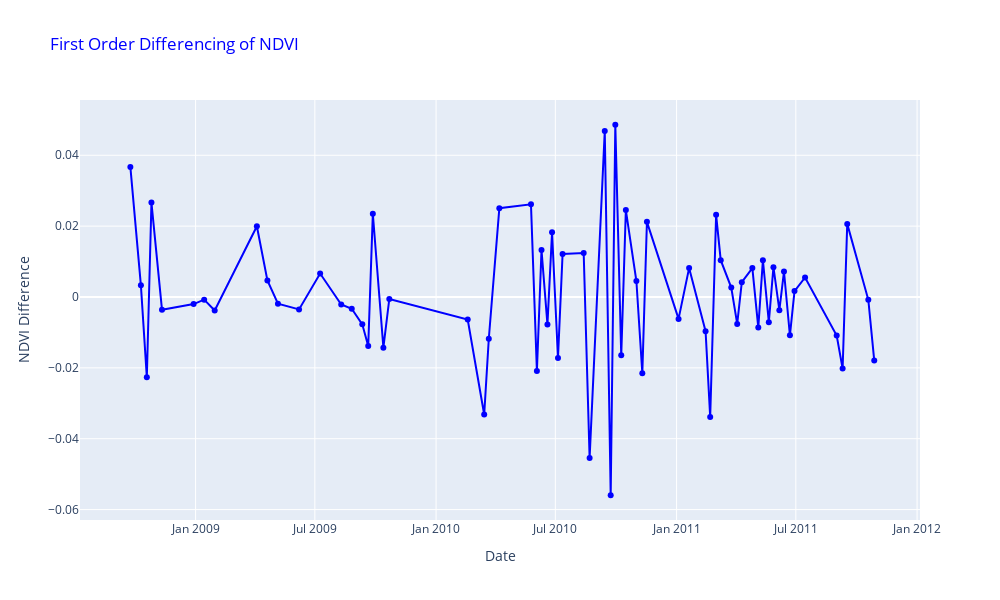

Notebook source saved alongside this figure:
### Markdown cell above
## Stationarity and the Augmented Dickey-Fuller Test

We're dealing with **time series data** here, which means we have to check if our data is *stationary*. A stationary time series is one where statistical properties — like mean and variance — are constant over time.

### Code cell
from statsmodels.tsa.stattools import adfuller

ndvi_df['ndvi_diff'] = ndvi_df['ndvi'].diff()

def plot_ndvi_diff(df, title='First Order Differencing of NDVI'):
    """Plot NDVI first-order difference over time given a DataFrame.

    Args:
    df (pandas.DataFrame): DataFrame containing 'date' and 'ndvi_diff' columns.
    title (str): Title of the plot. Defaults to 'First Order Differencing of NDVI'.
    """
    fig = plotly.graph_objects.Figure()

    fig.add_trace(
        plotly.graph_objects.Scatter(
            x=df.index, 
            y=df['ndvi_diff'], 
            mode='lines+markers',
            line=dict(color='blue'), 
            marker=dict(color='blue')
        )
    )
    
    fig.update_layout(
        title={'text': title, 'font': {'color': 'blue'}},
        xaxis_title="Date",
        yaxis_title="NDVI Difference",
        autosize=False,
        width=1000,
        height=600,
    )
    
    fig.show()

plot_ndvi_diff(ndvi_df)

result = adfuller(ndvi_df['ndvi_diff'].dropna())
print(f'ADF Statistic: {result[0]}')
print(f'p-value: {result[1]}')

### Figure 1 — Plotly figure (JSON) as saved in the notebook; plotly's stock layout.template omitted (floating-point values rounded to 4 significant figures)
{"data": [{"line": {"color": "blue"}, "marker": {"color": "blue"}, "mode": "lines+markers", "type": "scatter", "x": ["2008-09-17T00:00:00", "2008-09-24T00:00:00", "2008-10-10T00:00:00", "2008-10-19T00:00:00", "2008-10-26T00:00:00", "2008-11-11T00:00:00", "2008-12-29T00:00:00", "2009-01-14T00:00:00", "2009-01-30T00:00:00", "2009-04-04T00:00:00", "2009-04-20T00:00:00", "2009-05-06T00:00:00", "2009-06-07T00:00:00", "2009-07-09T00:00:00", "2009-08-10T00:00:00", "2009-08-26T00:00:00", "2009-09-11T00:00:00", "2009-09-20T00:00:00", "2009-09-27T00:00:00", "2009-10-13T00:00:00", "2009-10-22T00:00:00", "2010-02-18T00:00:00", "2010-03-15T00:00:00", "2010-03-22T00:00:00", "2010-04-07T00:00:00", "2010-05-25T00:00:00", "2010-06-03T00:00:00", "2010-06-10T00:00:00", "2010-06-19T00:00:00", "2010-06-26T00:00:00", "2010-07-05T00:00:00", "2010-07-12T00:00:00", "2010-08-13T00:00:00", "2010-08-22T00:00:00", "2010-09-14T00:00:00", "2010-09-23T00:00:00", "2010-09-30T00:00:00", "2010-10-09T00:00:00", "2010-10-16T00:00:00", "2010-11-01T00:00:00", "2010-11-10T00:00:00", "2010-11-17T00:00:00", "2011-01-04T00:00:00", "2011-01-20T00:00:00", "2011-02-14T00:00:00", "2011-02-21T00:00:00", "2011-03-02T00:00:00", "2011-03-09T00:00:00", "2011-03-25T00:00:00", "2011-04-03T00:00:00", "2011-04-10T00:00:00", "2011-04-26T00:00:00", "2011-05-05T00:00:00", "2011-05-12T00:00:00", "2011-05-21T00:00:00", "2011-05-28T00:00:00", "2011-06-06T00:00:00", "2011-06-13T00:00:00", "2011-06-22T00:00:00", "2011-06-29T00:00:00", "2011-07-15T00:00:00", "2011-09-01T00:00:00", "2011-09-10T00:00:00", "2011-09-17T00:00:00", "2011-10-19T00:00:00", "2011-10-28T00:00:00"], "y": [null, 0.0367, 0.003282, -0.02264, 0.02666, -0.003588, -0.001997, -0.0007449, -0.003809, 0.01996, 0.004688, -0.001881, -0.003501, 0.006628, -0.002114, -0.003329, -0.007713, -0.01385, 0.0235, -0.0143, -0.0005584, -0.006343, -0.03316, -0.01177, 0.02508, 0.02615, -0.02089, 0.01323, -0.007736, 0.01824, -0.01722, 0.01212, 0.01242, -0.04542, 0.04684, -0.05596, 0.04862, -0.01647, 0.02454, 0.004512, -0.02149, 0.02121, -0.006184, 0.008159, -0.009661, -0.03386, 0.0232, 0.01039, 0.002669, -0.007609, 0.004164, 0.008169, -0.008633, 0.01039, -0.007121, 0.008414, -0.003727, 0.007192, -0.01082, 0.001658, 0.005507, -0.0109, -0.02021, 0.02063, -0.0008058, -0.01795]}], "layout": {"autosize": false, "height": 600, "title": {"font": {"color": "blue"}, "text": "First Order Differencing of NDVI"}, "width": 1000, "xaxis": {"title": {"text": "Date"}}, "yaxis": {"title": {"text": "NDVI Difference"}}}}
